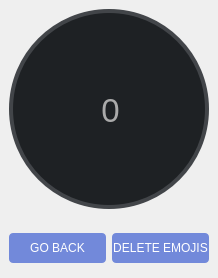
                   <widget class="QWidget" name="deleteEmojisOptions">
                    <layout class="QVBoxLayout" name="verticalLayout_24">
                     <property name="spacing">
                      <number>0</number>
                     </property>
                     <property name="leftMargin">
                      <number>0</number>
                     </property>
                     <property name="topMargin">
                      <number>0</number>
                     </property>
                     <property name="rightMargin">
                      <number>0</number>
                     </property>
                     <property name="bottomMargin">
                      <number>0</number>
                     </property>
                     <item>
                      <widget class="QFrame" name="frame_54">
                       <property name="sizePolicy">
                        <sizepolicy hsizetype="Preferred" vsizetype="Expanding">
                         <horstretch>0</horstretch>
                         <verstretch>0</verstretch>
                        </sizepolicy>
                       </property>
                       <property name="frameShape">
                        <enum>QFrame::NoFrame</enum>
                       </property>
                       <property name="frameShadow">
                        <enum>QFrame::Raised</enum>
                       </property>
                       <layout class="QHBoxLayout" name="horizontalLayout_75">
                        <item>
                         <widget class="QFrame" name="emojis_progress_bar">
                          <property name="sizePolicy">
                           <sizepolicy hsizetype="Fixed" vsizetype="Fixed">
                            <horstretch>0</horstretch>
                            <verstretch>0</verstretch>
                           </sizepolicy>
                          </property>
                          <property name="minimumSize">
                           <size>
                            <width>200</width>
                            <height>200</height>
                           </size>
                          </property>
                          <property name="styleSheet">
                           <string notr="true">background:rgb(66,69,73);
border-radius:100px</string>
                          </property>
                          <property name="frameShape">
                           <enum>QFrame::NoFrame</enum>
                          </property>
                          <property name="frameShadow">
                           <enum>QFrame::Raised</enum>
                          </property>
                          <layout class="QHBoxLayout" name="horizontalLayout_73">
                           <property name="spacing">
                            <number>0</number>
                           </property>
                           <property name="leftMargin">
                            <number>0</number>
                           </property>
                           <property name="topMargin">
                            <number>0</number>
                           </property>
                           <property name="rightMargin">
                            <number>0</number>
                           </property>
                           <property name="bottomMargin">
                            <number>0</number>
                           </property>
                           <item alignment="Qt::AlignHCenter">
                            <widget class="QFrame" name="emojisProgress">
                             <property name="sizePolicy">
                              <sizepolicy hsizetype="Minimum" vsizetype="Minimum">
                               <horstretch>0</horstretch>
                               <verstretch>0</verstretch>
                              </sizepolicy>
                             </property>
                             <property name="minimumSize">
                              <size>
                               <width>200</width>
                               <height>200</height>
                              </size>
                             </property>
                             <property name="styleSheet">
                              <string notr="true">border-radius:100px;
background:qconicalgradient(cx:0.5, cy:0.5, angle:90, stop:0.999 rgba(0, 0, 0, 0), stop:1.000 rgba(0, 184, 163,255))
</string>
                             </property>
                             <property name="frameShape">
                              <enum>QFrame::NoFrame</enum>
                             </property>
                             <property name="frameShadow">
                              <enum>QFrame::Raised</enum>
                             </property>
                             <layout class="QHBoxLayout" name="horizontalLayout_74">
                              <property name="spacing">
                               <number>0</number>
                              </property>
                              <property name="leftMargin">
                               <number>0</number>
                              </property>
                              <property name="topMargin">
                               <number>0</number>
                              </property>
                              <property name="rightMargin">
                               <number>0</number>
                              </property>
                              <property name="bottomMargin">
                               <number>0</number>
                              </property>
                              <item>
                               <widget class="QFrame" name="emojis_progress_cap">
                                <property name="sizePolicy">
                                 <sizepolicy hsizetype="Fixed" vsizetype="Fixed">
                                  <horstretch>0</horstretch>
                                  <verstretch>0</verstretch>
                                 </sizepolicy>
                                </property>
                                <property name="minimumSize">
                                 <size>
                                  <width>192</width>
                                  <height>192</height>
                                 </size>
                                </property>
                                <property name="styleSheet">
                                 <string notr="true">background:rgb(30,33,36);
border-radius:96px</string>
                                </property>
                                <property name="frameShape">
                                 <enum>QFrame::NoFrame</enum>
                                </property>
                                <property name="frameShadow">
                                 <enum>QFrame::Raised</enum>
                                </property>
                                <widget class="QLabel" name="emojis_percent_label">
                                 <property name="geometry">
                                  <rect>
                                   <x>40</x>
                                   <y>68</y>
                                   <width>115</width>
                                   <height>59</height>
                                  </rect>
                                 </property>
                                 <property name="font">
                                  <font>
                                   <pointsize>25</pointsize>
                                  </font>
                                 </property>
                                 <property name="styleSheet">
                                  <string notr="true">color:rgb(170, 170, 170)</string>
                                 </property>
                                 <property name="text">
                                  <string>0</string>
                                 </property>
                                 <property name="alignment">
                                  <set>Qt::AlignCenter</set>
                                 </property>
                                </widget>
                               </widget>
                              </item>
                             </layout>
                            </widget>
                           </item>
                          </layout>
                         </widget>
                        </item>
                       </layout>
                      </widget>
                     </item>
                     <item>
                      <widget class="QFrame" name="frame_55">
                       <property name="sizePolicy">
                        <sizepolicy hsizetype="Preferred" vsizetype="Minimum">
                         <horstretch>0</horstretch>
                         <verstretch>0</verstretch>
                        </sizepolicy>
                       </property>
                       <property name="minimumSize">
                        <size>
                         <width>0</width>
                         <height>60</height>
                        </size>
                       </property>
                       <property name="styleSheet">
                        <string notr="true">QPushButton{
background:rgb(114,137,218);
color:white;
border-radius:4px}
QPushButton:hover{
background:rgb(131, 160, 252);
}</string>
                       </property>
                       <property name="frameShape">
                        <enum>QFrame::NoFrame</enum>
                       </property>
                       <property name="frameShadow">
                        <enum>QFrame::Raised</enum>
                       </property>
                       <layout class="QHBoxLayout" name="horizontalLayout_72">
                        <item>
                         <widget class="QPushButton" name="go_back_button_emojis">
                          <property name="sizePolicy">
                           <sizepolicy hsizetype="Minimum" vsizetype="Fixed">
                            <horstretch>0</horstretch>
                            <verstretch>0</verstretch>
                           </sizepolicy>
                          </property>
                          <property name="minimumSize">
                           <size>
                            <width>0</width>
                            <height>0</height>
                           </size>
                          </property>
                          <property name="maximumSize">
                           <size>
                            <width>16777215</width>
                            <height>30</height>
                           </size>
                          </property>
                          <property name="cursor">
                           <cursorShape>PointingHandCursor</cursorShape>
                          </property>
                          <property name="text">
                           <string>GO BACK</string>
                          </property>
                         </widget>
                        </item>
                        <item>
                         <widget class="QPushButton" name="start_deleting_emojis_button">
                          <property name="sizePolicy">
                           <sizepolicy hsizetype="Minimum" vsizetype="Minimum">
                            <horstretch>0</horstretch>
                            <verstretch>0</verstretch>
                           </sizepolicy>
                          </property>
                          <property name="maximumSize">
                           <size>
                            <width>16777215</width>
                            <height>30</height>
                           </size>
                          </property>
                          <property name="cursor">
                           <cursorShape>PointingHandCursor</cursorShape>
                          </property>
                          <property name="text">
                           <string>DELETE EMOJIS</string>
                          </property>
                         </widget>
                        </item>
                       </layout>
                      </widget>
                     </item>
                    </layout>
                   </widget>
